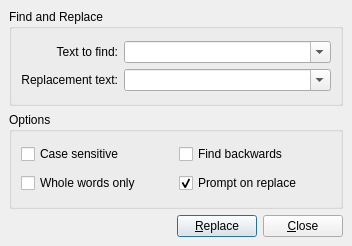
<ui version="4.0" >
 <class>Replace</class>
 <widget class="QDialog" name="Replace" >
  <property name="geometry" >
   <rect>
    <x>0</x>
    <y>0</y>
    <width>352</width>
    <height>246</height>
   </rect>
  </property>
  <property name="windowTitle" >
   <string>Replace Text</string>
  </property>
  <layout class="QGridLayout" >
   <property name="margin" >
    <number>9</number>
   </property>
   <property name="spacing" >
    <number>6</number>
   </property>
   <item row="0" column="0" >
    <widget class="QGroupBox" name="groupBox" >
     <property name="title" >
      <string>Find and Replace</string>
     </property>
     <layout class="QGridLayout" >
      <property name="margin" >
       <number>9</number>
      </property>
      <property name="spacing" >
       <number>6</number>
      </property>
      <item row="0" column="0" >
       <layout class="QHBoxLayout" >
        <property name="margin" >
         <number>0</number>
        </property>
        <property name="spacing" >
         <number>6</number>
        </property>
        <item>
         <layout class="QVBoxLayout" >
          <property name="margin" >
           <number>0</number>
          </property>
          <property name="spacing" >
           <number>6</number>
          </property>
          <item>
           <widget class="QLabel" name="label" >
            <property name="text" >
             <string>Text to find:</string>
            </property>
            <property name="alignment" >
             <set>Qt::AlignRight|Qt::AlignTrailing|Qt::AlignVCenter</set>
            </property>
           </widget>
          </item>
          <item>
           <widget class="QLabel" name="label_2" >
            <property name="text" >
             <string>Replacement text:</string>
            </property>
            <property name="alignment" >
             <set>Qt::AlignRight|Qt::AlignTrailing|Qt::AlignVCenter</set>
            </property>
           </widget>
          </item>
         </layout>
        </item>
        <item>
         <layout class="QVBoxLayout" >
          <property name="margin" >
           <number>0</number>
          </property>
          <property name="spacing" >
           <number>6</number>
          </property>
          <item>
           <widget class="QComboBox" name="textFind" >
            <property name="sizePolicy" >
             <sizepolicy>
              <hsizetype>3</hsizetype>
              <vsizetype>0</vsizetype>
              <horstretch>0</horstretch>
              <verstretch>0</verstretch>
             </sizepolicy>
            </property>
            <property name="maximumSize" >
             <size>
              <width>400</width>
              <height>16777215</height>
             </size>
            </property>
            <property name="editable" >
             <bool>true</bool>
            </property>
           </widget>
          </item>
          <item>
           <widget class="QComboBox" name="textReplace" >
            <property name="sizePolicy" >
             <sizepolicy>
              <hsizetype>3</hsizetype>
              <vsizetype>0</vsizetype>
              <horstretch>0</horstretch>
              <verstretch>0</verstretch>
             </sizepolicy>
            </property>
            <property name="maximumSize" >
             <size>
              <width>400</width>
              <height>16777215</height>
             </size>
            </property>
            <property name="editable" >
             <bool>true</bool>
            </property>
           </widget>
          </item>
         </layout>
        </item>
       </layout>
      </item>
     </layout>
    </widget>
   </item>
   <item row="2" column="0" >
    <layout class="QHBoxLayout" >
     <property name="margin" >
      <number>0</number>
     </property>
     <property name="spacing" >
      <number>6</number>
     </property>
     <item>
      <spacer>
       <property name="orientation" >
        <enum>Qt::Horizontal</enum>
       </property>
       <property name="sizeHint" >
        <size>
         <width>40</width>
         <height>20</height>
        </size>
       </property>
      </spacer>
     </item>
     <item>
      <widget class="QPushButton" name="replace" >
       <property name="text" >
        <string>&amp;Replace</string>
       </property>
      </widget>
     </item>
     <item>
      <widget class="QPushButton" name="close" >
       <property name="text" >
        <string>&amp;Close</string>
       </property>
      </widget>
     </item>
    </layout>
   </item>
   <item row="1" column="0" >
    <widget class="QGroupBox" name="groupBox_3" >
     <property name="title" >
      <string>Options</string>
     </property>
     <layout class="QGridLayout" >
      <property name="margin" >
       <number>9</number>
      </property>
      <property name="spacing" >
       <number>6</number>
      </property>
      <item row="1" column="1" >
       <widget class="QCheckBox" name="prompt" >
        <property name="text" >
         <string>Prompt on replace</string>
        </property>
        <property name="checked" >
         <bool>true</bool>
        </property>
       </widget>
      </item>
      <item row="1" column="0" >
       <widget class="QCheckBox" name="wholeWords" >
        <property name="text" >
         <string>Whole words only</string>
        </property>
       </widget>
      </item>
      <item row="0" column="0" >
       <widget class="QCheckBox" name="caseSensitive" >
        <property name="text" >
         <string>Case sensitive</string>
        </property>
       </widget>
      </item>
      <item row="0" column="1" >
       <widget class="QCheckBox" name="backwards" >
        <property name="text" >
         <string>Find backwards</string>
        </property>
       </widget>
      </item>
     </layout>
    </widget>
   </item>
  </layout>
 </widget>
 <resources/>
 <connections>
  <connection>
   <sender>close</sender>
   <signal>clicked()</signal>
   <receiver>Replace</receiver>
   <slot>reject()</slot>
   <hints>
    <hint type="sourcelabel" >
     <x>289</x>
     <y>224</y>
    </hint>
    <hint type="destinationlabel" >
     <x>39</x>
     <y>244</y>
    </hint>
   </hints>
  </connection>
 </connections>
</ui>
